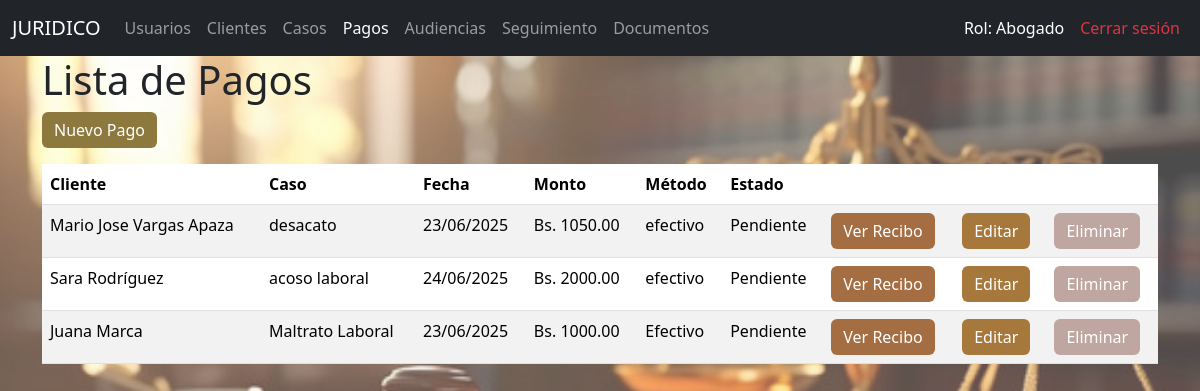
/pagos/ (signed in), run on the app's committed database.
### models/rol_model.py (models this page shows, shortened)
class Rol(db.Model):
    __tablename__ = "rol"
    id_rol = db.Column(db.Integer,primary_key = True)
    nombre_rol = db.Column(db.String(50), nullable = False)
    usuarios = db.relationship('Usuario', back_populates='rol')

### models/pago_model.py (models this page shows, shortened)
class Pago(db.Model):
    __tablename__ = 'pago'
    id_pago= Column(Integer, primary_key=True, autoincrement=True)
    id_cliente= Column(Integer, ForeignKey('clientes.id'), nullable=False)
    id_caso = Column(Integer, ForeignKey('caso.id_caso'), nullable=False)
    fecha_pago = Column(Date, nullable=False)
    monto_pagado = Column(DECIMAL(10, 2), nullable=False)
    metodo_pago = Column(String(50),nullable=False)
    observaciones = Column(Text)
    id_estado_pago = Column(Integer, ForeignKey('estado_pago.id_estado_pago'))
    caso = db.relationship("Caso", back_populates="pagos")
    estado_pago = db.relationship("EstadoPago", back_populates="pagos")
    cliente = db.relationship("Cliente", backref="pagos")
    @staticmethod
    def get_all():
        return Pago.query.all()

### models/cliente_model.py (models this page shows, shortened)
class Cliente(db.Model):
    __tablename__ = "clientes"
    id = db.Column(db.Integer,primary_key = True)
    nombre = db.Column(db.String(50), nullable = False)
    cedula = db.Column(db.String(50), nullable = False)
    direccion = db.Column(db.String(50), nullable = False)
    telefono = db.Column(db.String(20),nullable = False)
    email = db.Column(db.String(100),nullable=False)
    activo = db.Column(db.Boolean, default=True, nullable=False)
    casos = db.relationship("Caso", back_populates="cliente")

### models/caso_model.py (models this page shows, shortened)
class Caso(db.Model):
    __tablename__ = "caso"
    id_caso = db.Column(db.Integer, primary_key=True)
    id_cliente = db.Column(db.Integer, db.ForeignKey('clientes.id'), nullable=False)
    id_usuario = db.Column(db.Integer, db.ForeignKey('usuarios.id_usuario'), nullable=False)
    id_tipo = db.Column(db.Integer, db.ForeignKey('tipo_caso.id_tipo_caso'), nullable=False)
    id_estado_caso = db.Column(db.Integer, db.ForeignKey('estado_caso.id_estado_caso'), nullable=False)
    id_estado_pago = db.Column(db.Integer, db.ForeignKey('estado_pago.id_estado_pago'), nullable=False)
    fecha_apertura = db.Column(db.DateTime, nullable=False)
    descripcion = db.Column(db.Text, nullable=True)
    monto_total = db.Column(Numeric(10, 2), nullable=False)
    activo = db.Column(db.Boolean, default=True)
    cliente = db.relationship('Cliente', back_populates='casos')
    usuario = db.relationship('Usuario', back_populates='casos')
    tipo = db.relationship('TipoCaso', back_populates='casos')
    estado_caso = db.relationship('EstadoCaso', back_populates='casos')
    estado_pago = db.relationship('EstadoPago', back_populates='casos')
    audiencias = db.relationship('Audiencia', back_populates='caso')
    pagos = db.relationship("Pago", back_populates="caso")
    seguimientos = db.relationship('Seguimiento', back_populates='caso')
    documentos = db.relationship('Documento', back_populates='caso')

### models/estado_pago_model.py (models this page shows, shortened)
class EstadoPago(db.Model):
    __tablename__ = "estado_pago"
    id_estado_pago = db.Column(db.Integer,primary_key = True)
    estado = db.Column(db.String(50), nullable = False)
    casos = db.relationship("Caso", back_populates="estado_pago")
    pagos = db.relationship("Pago", back_populates="estado_pago")

### controllers/pago_controller.py (the view)
@pago_bp.route("/")
def index():
    pagos = Pago.get_all()
    return pago_view.list(pagos)

### app.py (called while the page is built)
@login_manager.user_loader
def load_user(user_id):
    usuario = Usuario.get_by_id(int(user_id))
    return UserLogin(usuario) if usuario else None

@app.context_processor
def inject_active_path():
    def is_active(path):
        return 'active' if request.path == path else ''
    return dict(is_active=is_active)

### auth/user_login.py (called while the page is built)
    @property
    def rol(self):
        return self.usuario.rol.nombre_rol

### controllers/pago_controller.py (called while the page is built)
@pago_bp.before_request
def verificar_autenticacion():
    if not current_user.is_authenticated:
        return redirect(url_for('home'))

### models/usuario_model.py (called while the page is built)
    @staticmethod
    def get_by_id(id_usuario):
        return Usuario.query.get(id_usuario)

### views/pago_view.py (called while the page is built)
def list(pagos):
    return render_template("pagos/index.html", pagos=pagos)

### templates/pagos/index.html (shortened to what this page needs)
{% extends "base.html" %}
{% block content %}
<h1>Lista de Pagos</h1>
<a class="btn btn-success mb-3" href="{{ url_for('pago.create') }}" style=" background-color:rgb(141, 121, 61); color: white; border: none;">Nuevo Pago</a>
<table class="table table-striped">
<thead>
<tr>
<th>Cliente</th>
<th>Caso</th>
<th>Fecha</th>
<th>Monto</th>
<th>Método</th>
<th>Estado</th>
<th></th>
<th></th>
<th></th>
</tr>
</thead>
<tbody>
        {% for pago in pagos %}
        <tr>
<td>{{ pago.cliente.nombre if pago.cliente else 'N/A' }}</td>
<td>{{ pago.caso.descripcion if pago.caso else 'N/A'  }}</td>
<td>{{ pago.fecha_pago.strftime('%d/%m/%Y') }}</td>
<td>Bs. {{ "{:.2f}".format(pago.monto_pagado) }}</td>
<td>{{ pago.metodo_pago}}</td>
<td>{{ pago.estado_pago.estado if pago.estado_pago }}</td>
<td>
<a class="btn btn-info" href="{{ url_for('pago.recibo', id=pago.id_pago) }}" style=" background-color:rgb(165, 109, 66); color: white; border: none;">Ver Recibo</a>
</td>
<td>
<a class="btn btn-warning" href="{{ url_for('pago.edit', id=pago.id_pago) }}" style=" background-color:rgb(167, 120, 59); color: white; border: none;">Editar</a>
</td>
<td>
<form action="{{ url_for('pago.delete', id=pago.id_pago) }}" method="post" style="display:inline;">
<button class="btn btn-danger" onclick="return confirm('¿Estás seguro de eliminar este pago?')" style=" background-color: #BFA6A0; color: white; border: none;" type="submit">Eliminar</button>
</form>
</td>
</tr>
        {% endfor %}
    </tbody>
</table>
{% endblock %}

### templates/base.html (shortened to what this page needs)
<!doctype html>
<html lang="es">
  <head>
    <link href="https://cdn.jsdelivr.net/npm/bootstrap@5.3.6/dist/css/bootstrap.min.css" rel="stylesheet">
</head>
<body style="position: relative; z-index: 0;">
    <nav class="navbar navbar-expand-lg navbar-dark bg-dark">
        <div class="container-fluid">
          <a class="navbar-brand" href="#">JURIDICO</a>
          <div class="collapse navbar-collapse" id="navbarNav">
            <ul class="navbar-nav">
              <li class="nav-item">
                <a class="nav-link " aria-current="page" href="/usuarios/">Usuarios</a>
              </li>
              <li class="nav-item">
                <a class="nav-link {{is_active('/clientes/')}}" href="/clientes/">Clientes</a>
              </li>
              <li class="nav-item">
                <a class="nav-link {{is_active('/casos/')}}" href="/casos/">Casos</a>
              </li>
              <li class="nav-item">
                <a class="nav-link {{is_active('/pagos/')}}" href="/pagos/">Pagos</a>
              </li>
              <li class="nav-item">
                <a class="nav-link {{is_active('/audiencias/')}}" href="/audiencias/">Audiencias</a>
              </li>
              <li class="nav-item">
                <a class="nav-link {{is_active('/seguimientos/')}}" href="/seguimientos/">Seguimiento</a>
              </li>
              <li class="nav-item">
                <a class="nav-link {{is_active('/documentos/')}}" href="/documentos/">Documentos</a>
              </li>
            </ul>
          </div>
          <div class="collapse navbar-collapse" id="navbarNav">
            <ul class="navbar-nav ms-auto">
              <li class="nav-item">
                <span class="nav-link text-white">Rol: {{ current_user.rol }}</span>
              </li>
              <li class="nav-item">
                <a class="nav-link text-danger" href="{{ url_for('logout') }}">
                   Cerrar sesión
                </a>
              </li>
            </ul>
          </div>
        </div>
      </nav>
    <div class="container">
        {% block content %}
        {% endblock  %}
    </div>
  </body>
</html>

### templates/base.html (style rules this page uses)
body::before { content: ""; position: fixed; top: 0; left: 0; width: 100%; height: 100%; background: url('/static/img/fondo.jpg') no-repeat center center fixed; background-size: cover; opacity: 0.70; z-index: -1; }

### data on the page
Rol: rol "Abogado"
Pago: cliente "Mario Jose Vargas Apaza", caso "desacato", fecha_pago "23/06/2025", monto_pagado "1050.00", metodo_pago "efectivo", estado_pago "Pendiente"
Pago: cliente "Sara Rodríguez", caso "acoso laboral", fecha_pago "24/06/2025", monto_pagado "2000.00", metodo_pago "efectivo", estado_pago "Pendiente"
Pago: cliente "Juana Marca", caso "Maltrato Laboral", fecha_pago "23/06/2025", monto_pagado "1000.00", metodo_pago "Efectivo", estado_pago "Pendiente"
